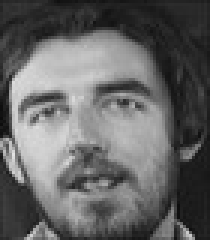
#> input picture imgs/olr/102_11.jpg, 70 x 80 px (shown 3 times larger)
$ python face_reckon.py
#> lines starting #> are read from the running program, lines starting #| are printed output that depends on the picture
### src/FaceRecognizer.py
"""
FURB - Universidade Regional de Blumenau
Especialização em Data Science
Aprendizado de Máquina II - Aprendizado Não Supervisionado
Turma 2

> Reconhecimento facial utilizando PCA + kNN
    - Classe FaceRecognizer

Autor: Marcus Moresco Boeno
Último update: 2020-12-24

"""

# Imports de bibliotecas built-in
from math import sqrt

# Import de bibliotecas de terceiros
from matplotlib.image import imread, imsave
import numpy as np


class FaceRecognizer:
    """Implementação de reconhecimento facial utilizando PCA e kNN

    > Parâmetros de Classe:
        - img_list (list): Lista de imagens da classe FaceImage
    """

    # Método construtor
    def __init__(self, img_list):
        self.__imgs = img_list

    # [23 lines left out: functions imgs, imgs, not called in this run]

    def fit(self, k:int):
        """Ajusta o modelo de acordo com o número k de componentes

        > Argumentos:
            - k (int): Número de componentes (eigenfaces) a serem
                utilizadas para o treinamento do modelo

        > Output:
            - Sem output.
        """
        # Calcula imagem média
        self.__calcMean()

        # Calcula matriz com diferenças
        self.__calcDiff()

        # Calcula matriz de covariancia
        cov_mat = np.matmul(self.__diffs.T, self.__diffs)

        # Calcula autovalores e autovetores da matriz de covariancia
        evls, evts = np.linalg.eig(cov_mat)

        # Ordena autovalores e autovetores por autovalor decrescente
        evts_sorted = [y for _,y in sorted(zip(evls, evts), reverse=True)]

        # Calcula eigenfaces
        self.__calcEigenFaces(evts_sorted, k)

        # # Exporta eigenfaces
        # self.__save_eigen_faces()

        # Projeta imagens de treino para novo espaço k-dimensional
        self.__projections = np.matmul(self.__eigenfaces.T, self.__diffs)

    # [14 lines left out: function __save_eigen_faces, not called in this run]

    def __calcEigenFaces(self, evts:list, k:int):
        """Calcula eigenfaces

        > Argumentos:
            - evts (list): Lista contendo autovalores e autovetores;
            - k (int): Número de componentes para cálculo.

        > Output:
            - Sem output.
        """
        # Monta matriz com autovetores de interesse
        k_evts = evts[0].reshape(evts[0].size, 1)
        for j in range(1, k):
            k_evts = np.hstack((k_evts, evts[j].reshape(evts[j].size, 1)))

        # Calcula eigenfaces
        eigenfaces = np.matmul(self.__diffs, k_evts)

        # Aplica normalização L2 em cada eigenface
        eigenfaces = np.apply_along_axis(
            # Função anônima (lambda) para cálculo da normalização L2
            func1d=lambda x: np.divide(x, sqrt(np.sum(np.power(x, 2)))),
            axis=0,
            arr=eigenfaces.T
        ).T

        # Salva eigenfaces como atributo da instância
        self.__eigenfaces = eigenfaces

    def __calcMean(self):
        """Calcula imagem média

        > Argumentos:
            - Sem argumentos.

        > Output:
            - Sem output.
        """
        # Le dados da primeira imagem para formar base da imagem média
        mean_img = np.array(imread(self.__imgs[0].data), np.float64)

        # Calcula imagem média
        for i in range(1, len(self.__imgs)):
            mean_img += np.array(imread(self.__imgs[i].data), np.float64)
        mean_img = mean_img/len(self.__imgs)

        # Salva imagem média como atributo da instância
        self.__mean_img = mean_img.T.reshape(mean_img.size, 1)

    def __calcDiff(self):
        """Calcula matriz com diferenças entre imagem média e imagens de
        treino

        > Argumentos:
            - Sem argumentos

        > Output:
            - Sem output
        """
        # Inicia array de diffs com a primeira imagem
        sample = imread(self.__imgs[0].data)
        diffs = np.subtract(sample.T.reshape(sample.size, 1), self.__mean_img)

        # Calcula diferenças entre imagem média e imagens de treino restantes
        for i in range(1, len(self.__imgs)):
            tmp = imread(self.__imgs[i].data)
            tmp = np.subtract(tmp.T.reshape(tmp.size, 1), self.__mean_img)
            diffs = np.hstack((diffs, tmp))

        # Salva diffs como atributo da instância
        self.__diffs = diffs

    # [44 lines left out: function predict, not called in this run]

### src/FaceImage.py
"""
FURB - Universidade Regional de Blumenau
Especialização em Data Science
Aprendizado de Máquina II - Aprendizado Não Supervisionado
Turma 2

> Reconhecimento facial utilizando PCA + kNN
    - Classe FaceImage

Autor: Marcus Moresco Boeno
Último update: 2020-12-24

"""

class FaceImage:
    """Imagem da face de um ser humano

    > Parâmetros de Classe:
        - img_id (int): ID da imagem;
        - label (int): Label da imagem;
        - data (str): Caminho (system path) até a imagem.
    """
    # Método construtor
    def __init__(self, img_id:int, label:int, data:str):
        self.img_id = img_id
        self.label = label
        self.data = data

    # [11 lines left out: function img_id, not called in this run]

    @img_id.setter
    def img_id(self, id_img:int):
        """Método Setter para ID da imagem

        > Arguments:
            - id_img (int): ID da imagem.

        > Output:
            - No output.
        """
        self.img_id_getter = id_img

    # [11 lines left out: function label, not called in this run]

    @label.setter
    def label(self, img_label:int):
        """Método Setter para label da imagem

        > Arguments:
            - img_label (int): label da imagem.

        > Output:
            - No output.
        """
        self.label_getter = img_label

    @property
    def data(self) -> str:
        """Método Getter para dados da imagem

        > Arguments:
            - No arguments.

        > Output:
            - (str): Caminho (system path) até a imagem.
        """
        return self.data_getter

    @data.setter
    def data(self, img_data:str):
        """Método Setter para dados da imagem

        > Arguments:
            - img_data (str): Caminho (system path) até a imagem.

        > Output:
            - No output.
        """
        self.data_getter = img_data

    def __str__(self):
        return f"ID={self.img_id}; Label={self.label}; Path={self.data}"

### face_reckon.py
"""
FURB - Universidade Regional de Blumenau
Especialização em Data Science
Aprendizado de Máquina II - Aprendizado Não Supervisionado
Turma 2

> Reconhecimento facial utilizando PCA + kNN

Autor: Marcus Moresco Boeno
Último update: 2020-12-24

"""

# Imports de bibliotecas built-in
import os
from math import ceil
from random import randint

# Imports de bibliotecas da aplicação
from src.FaceRecognizer import FaceRecognizer
from src.FaceImage import FaceImage


def load_dataset(dir_path:str, toTrain:float) -> list:
    """Carrega imagens para reconhecimento facial

    As imagens são carregadas e separadas em conjuntos treino e teste
    utilizando a técnica de Holdout. A divisão é realizada de forma
    estratificada, levando em consideração o label do indivívuo a imagem
    facial pertence.

    > Argumentos:
        - dir_path (str): Diretório contendo imagens.
        - toTrain (float): Porcentagem de amostras para treino.

    > Output:
        - (tuple): Tupla contendo dois elementos:
            - [0]: Lista de amostras de treino;
            - [1]: Lista de amostras de teste
    """

    # Declara dicionário para separação das labels
    face_imgs = {}

    # Declara listas para armazenar objetos FaceImage
    train, test = [], []

    # Preenche dicionário
    for folder,_,imgs in os.walk(dir_path):
        for img in imgs:
            label = img.split("_")[1].split(".")[0]
            if label in face_imgs:
                face_imgs[label].append(os.path.join(folder, img))
            else:
                face_imgs[label] = [os.path.join(folder, img)]

    # Separa imagens de treino e teste de forma estratificada
    for label in face_imgs:

        # Número de imagens para treino
        num_imgs_train = ceil(len(face_imgs[label])*toTrain)

        # Separa imagens de treino
        for i in range(num_imgs_train):

            # Recupera indice aletorio e caminho relativo da imagem
            randIndex = randint(0, len(face_imgs[label])-1)
            img_path = face_imgs[label].pop(randIndex)

            # Cria FaceImage e adiciona no conjunto de treino
            train.append(
                FaceImage(
                    img_id=img_path.split(os.sep)[-1].split("_")[0],
                    label=label,
                    data=img_path
                )
            )

        # Restante das imagens do label vão para conjunto de teste
        for test_img in face_imgs[label]:

            # Cria FaceImage e adiciona no conjunto de teste
            test.append(
                FaceImage(
                    img_id=test_img.split(os.sep)[-1].split("_")[0],
                    label=label,
                    data=test_img
                )
            )

    # Retorna tupla com imagens de treino e teste
    return train, test


def get_overall_accuracy(predicted:list, truth:list) -> float:
    """Calcula acurácia global do modelo sobre o conjunto de teste

    > Argumentos:
        - predicted (list): Lista com labels preditas para o conjunto de
            teste;
        - truth (list): Lista com labels originais do conjunto de teste.

    > Output:
        - (float): Acurácia global do modelo.
    """
    # Inicia contador e checa labels corretas
    corrects = 0
    for x, y in zip(predicted, truth):
        if x == y:
            corrects += 1

    # Retorna porcentagem de acertos
    return (corrects/len(truth))*100


def main():
    """Aplica classes e métodos para reconhecimento facial

    > Argumentos:
        - Sem argumentos.

    > Output:
        - Sem output.
    """
    # Carrega banco de dados separando em treino e teste
    train_imgs, test_imgs = load_dataset("imgs", 0.7)

    # Realiza treinamento do modelo indicando o número de eigenfaces
    for k in range(10, 21):

        # Cria instância da classe Face_Reckognizer
        model = FaceRecognizer(train_imgs)

        # Realiza treinamento do modelo
        model.fit(k)
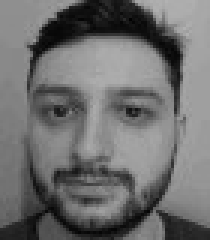
#> input picture imgs/me/401_41.jpg, 70 x 80 px (shown 3 times larger)
#> in __calcMean, `mean_img += np.array(imread(self.__imgs[i].data), np.float64)`:
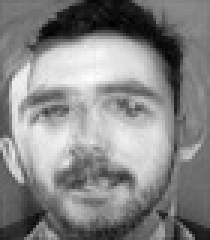
#> mean_img: shape (80, 70) float64 (shown 3 times larger); min 31, max 372, mean 210.9; drawn with min black and max white
#> in __calcMean, `mean_img = mean_img/len(self.__imgs)`:
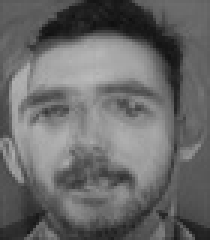
#> mean_img: shape (80, 70) float64 (shown 3 times larger); min 15.5, max 186, mean 105.4
#> in __calcDiff, sample is the input picture: shape (80, 70); min 13, max 227, mean 100.6
#> in __calcDiff, `diffs = np.subtract(sample.T.reshape(sample.size, 1), self.__mean_img)`: diffs = 5600 values, max 91.5 at index 878, min -74 at index 4082, mean -4.8
#> in __calcDiff, tmp is the input picture: shape (80, 70); min 1, max 178, mean 110.2
#> in __calcDiff, `tmp = np.subtract(tmp.T.reshape(tmp.size, 1), self.__mean_img)`: tmp = 5600 values, max 74 at index 4082, min -91.5 at index 878, mean 4.8
#> in __calcDiff, `diffs = np.hstack((diffs, tmp))`: diffs = 5600 pairs, first value -74 to 91.5, second value -91.5 to 74

        # Classifica conjunto de teste
        res = model.predict(test_imgs)

        # Recupera métrica de acurácia
        predicted_labels = [x for x,_ in res]
        test_labels = [img.label for img in test_imgs]
        accur = get_overall_accuracy(predicted_labels, test_labels)

        # Apresenta métrica de acurácia em tela
        print(f"{k} componentes principais, acurácia: {accur:.2f}%.")


if __name__ == "__main__":
#> (the run stopped early here; a loop or call above may not have finished)
